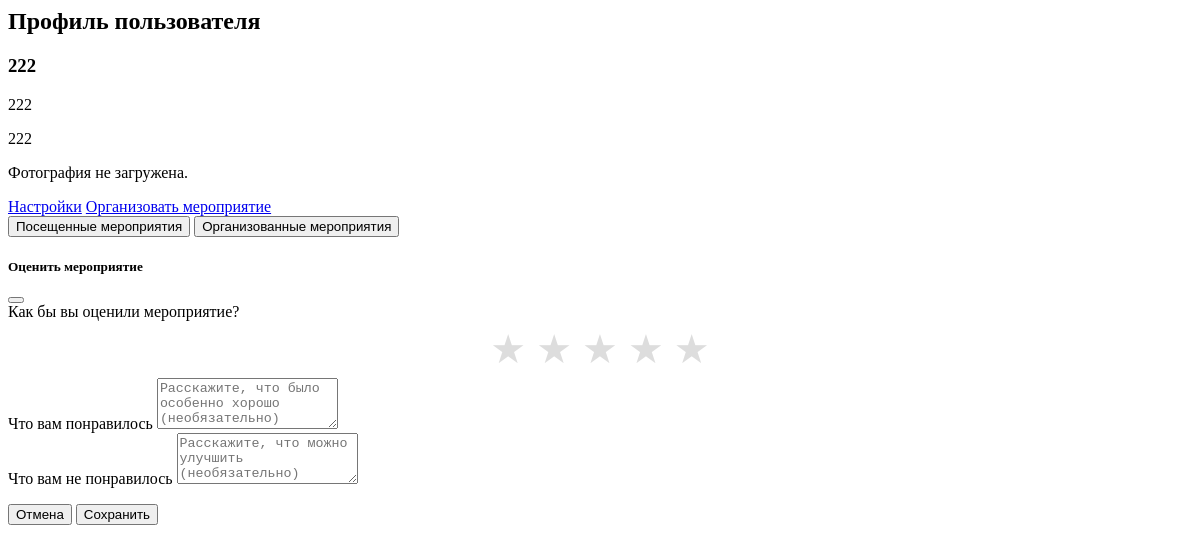
The page /users/accounts/profile/ (signed in) on the database its author committed.
### users/models.py (models this page shows, shortened)
class User(AbstractUser):
    USER_ROLES = (
        ('user', 'User'),
        ('pro_user', 'ProUser'),
        ('super_user', 'SuperUser'),
    )
    Name_User = models.CharField(max_length=30, verbose_name="ФИО")
    VK_id = models.CharField(max_length=30, verbose_name='ВК ID')
    Number_of_events_attended = models.IntegerField(default=0, verbose_name="Количество посещенных мероприятий")
    Number_of_group = models.CharField(max_length=30, verbose_name="Номер группы")
    Avatar = models.ImageField(upload_to='avatars/', blank=True, null=True)
    role = models.CharField(max_length=10, choices=USER_ROLES, default='user', verbose_name="Роль пользователя")
    def is_pro_user(self):
        return self.role in ['pro_user', 'super_user']

### users/views.py (the view, shortened to what this page needs)
# urls.py: path('accounts/profile/', profile, name='user_profile'),
@login_required
def profile(request):
    user = request.user
    current_datetime = timezone.now()
    attended_events = Event.objects.filter(users_members=user).order_by('-event_date')
    attended_events_data = []
    context = {
        'attended_events': attended_events_data,
    }
    if user.is_pro_user() or user.is_super_user():
        organized_events = Event.objects.filter(organizers=user).order_by('-event_date')
        context['organized_events'] = organized_events
    return render(request, 'users/user_profile.html', context)

### add_event/models.py (called while the page is built)
    def average_rate(self):
        result = self.ratings.aggregate(avg_rating=Avg('rating'))
        return result['avg_rating'] or 0

### users/templates/users/user_profile.html (shortened to what this page needs)
{% block content %}
<div class="container mt-4">
    <h2>Профиль пользователя</h2>
    <div class="user-info mb-4">
        <h3>{{ user.Name_User }}</h3>
        <p>{{ user.Number_of_group }}</p>
        <p>{{ user.username }}</p>
        {% if user.Avatar %}
        <div class="avatar-container">
            <img class="avatar-img" src="{{user.Avatar.url}}" alt="Avatar">
        </div>
        {% else %}
        <p>Фотография не загружена.</p>
        {% endif %}
        <div class="mt-3">
            <a href="{% url 'users:user_settings' %}" class="btn btn-outline-primary me-2">Настройки</a>
            {% if user.is_pro_user or user.is_super_user %}
            <a href="{% url 'add_events:event_create' %}" class="btn btn-primary">Организовать мероприятие</a>
            {% endif %}
        </div>
    </div>
    {% if user.is_pro_user or user.is_super_user %}
    <div class="mb-4">
        <button class="btn btn-primary me-2" onclick="showEvents('attended')" id="attendedBtn">Посещенные мероприятия</button>
        <button class="btn btn-outline-primary" onclick="showEvents('organized')" id="organizedBtn">Организованные мероприятия</button>
    </div>
    {% endif %}
    <div class="modal fade" id="ratingModal" tabindex="-1" aria-labelledby="ratingModalLabel" aria-hidden="true">
        <div class="modal-dialog modal-dialog-centered">
            <div class="modal-content">
                <div class="modal-header border-0">
                    <h5 class="modal-title" id="ratingModalLabel">Оценить мероприятие</h5>
                    <button type="button" class="btn-close" data-bs-dismiss="modal" aria-label="Close"></button>
                </div>
                <div class="modal-body px-4">
                    <form id="ratingForm">
                        <div class="text-center mb-4">
                            <label class="form-label h5 mb-3">Как бы вы оценили мероприятие?</label>
                            <div class="rating-large">
                                {% for i in "54321" %}
                                    <label for="star{{ i }}">★</label>
                                {% endfor %}
                            </div>
                        </div>
                        <div class="mb-3">
                            <label for="likes" class="form-label">Что вам понравилось</label>
                            <textarea class="form-control" id="likes" name="likes" rows="3"
                                    placeholder="Расскажите, что было особенно хорошо (необязательно)"></textarea>
                        </div>
                        <div class="mb-3">
                            <label for="dislikes" class="form-label">Что вам не понравилось</label>
                            <textarea class="form-control" id="dislikes" name="dislikes" rows="3"
                                    placeholder="Расскажите, что можно улучшить (необязательно)"></textarea>
                        </div>
                    </form>
                </div>
                <div class="modal-footer border-0 justify-content-center">
                    <button type="button" class="btn btn-secondary me-2" data-bs-dismiss="modal">Отмена</button>
                    <button type="button" class="btn btn-primary px-4" id="submitRating">Сохранить</button>
                </div>
            </div>
        </div>
    </div>
</div>
{% endblock %}

### users/templates/users/user_profile.html (style rules this page uses)
.rating-large { display: flex; flex-direction: row-reverse; justify-content: center; }
.rating-large label { cursor: pointer; font-size: 40px; color: #ddd; padding: 5px; }

### rows shown on the page
User: Name_User "222", Number_of_group "222", username "222"
